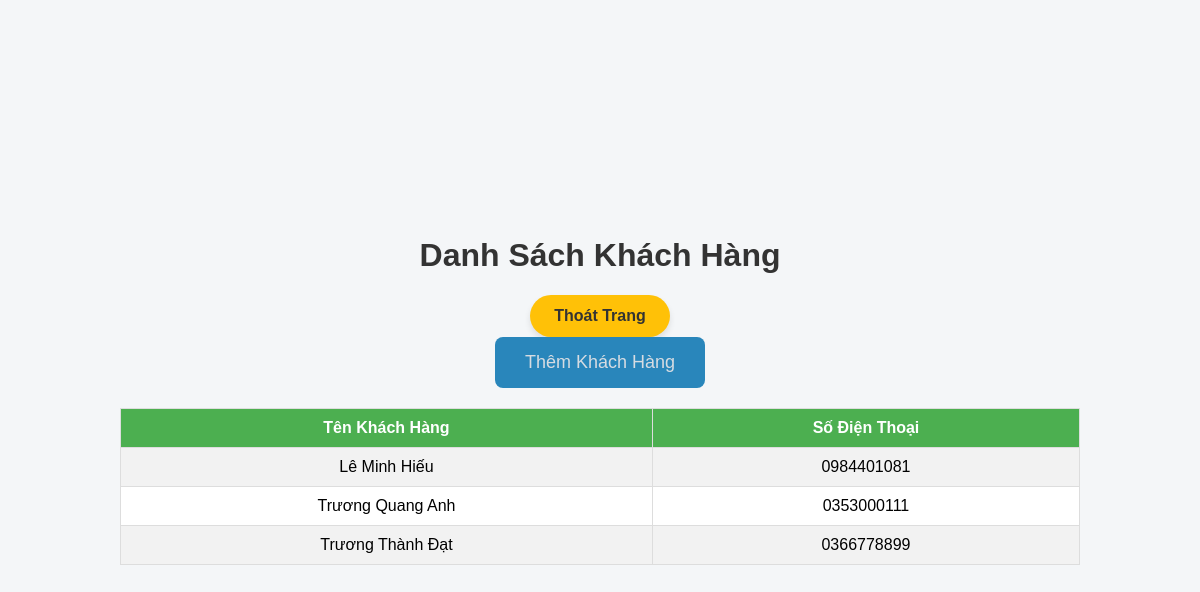
/customers, run on an earlier commit of the app's database.
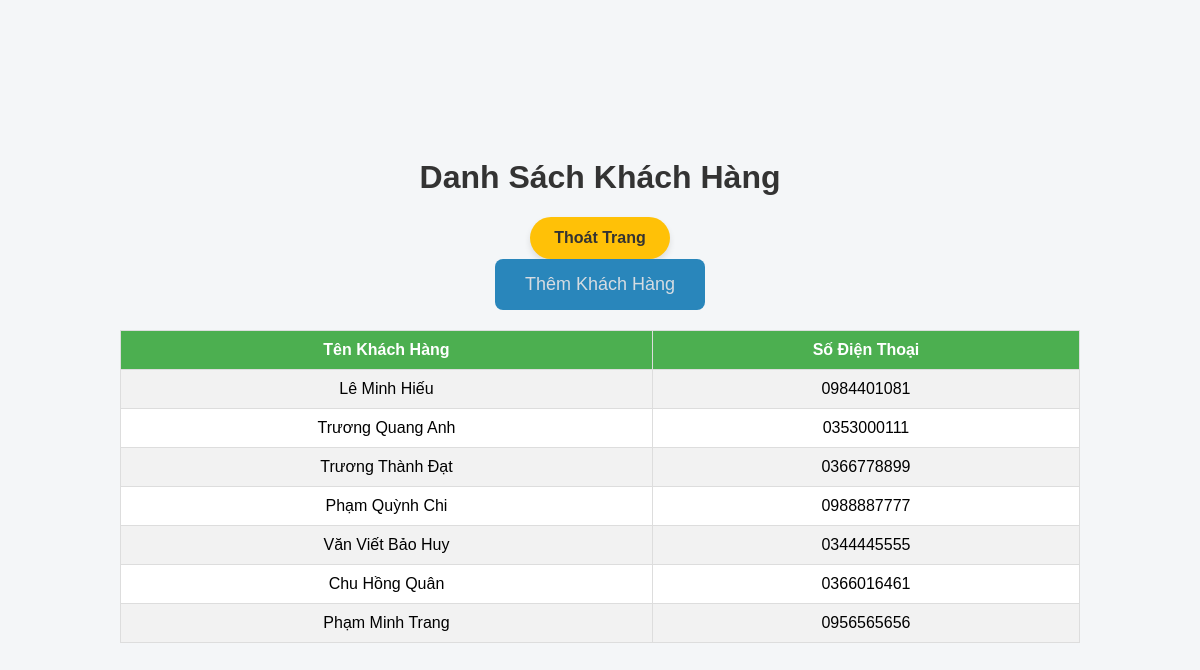
And on a later commit of the database.
### models.py (models this page shows)
class Customer(db.Model):
    __tablename__ = 'customers'
    id = db.Column(db.Integer, primary_key=True)
    name = db.Column(db.String(100), nullable=False)  # Tên khách hàng
    phone = db.Column(db.String(20), nullable=False)  # Số điện thoại
    invoices = db.relationship('Invoice', back_populates='customer')  # Quan hệ ngược với bảng hóa đơn

### app.py (the view)
@app.route('/customers')
def list_customers():
    customers = Customer.query.all()
    return render_template('list_customers.html', customers=customers)

### templates/list_customers.html (shortened to what this page needs)
<!DOCTYPE html>
<html lang="en">
<head>
    <link rel="stylesheet" href="{{ url_for('static', filename='style.css') }}">
</head>
<body>
    <h1>Danh Sách Khách Hàng</h1>
    <a href="/login " class="exit-button">Thoát Trang</a>
    <a href="{{ url_for('add_customer') }}">Thêm Khách Hàng</a>
    <table border="1">
        <tr>
            <th>Tên Khách Hàng</th>
            <th>Số Điện Thoại</th>
        </tr>
        {% for customer in customers %}
        <tr>
            <td>{{ customer.name }}</td>
            <td>{{ customer.phone }}</td>
        </tr>
        {% endfor %}
    </table>
</body>
</html>

What changed in the data, as far as the page shows it:
added Customer: name "Phạm Quỳnh Chi", phone "0988887777"
added Customer: name "Văn Viết Bảo Huy", phone "0344445555"
added Customer: name "Chu Hồng Quân", phone "0366016461"
added Customer: name "Phạm Minh Trang", phone "0956565656"
